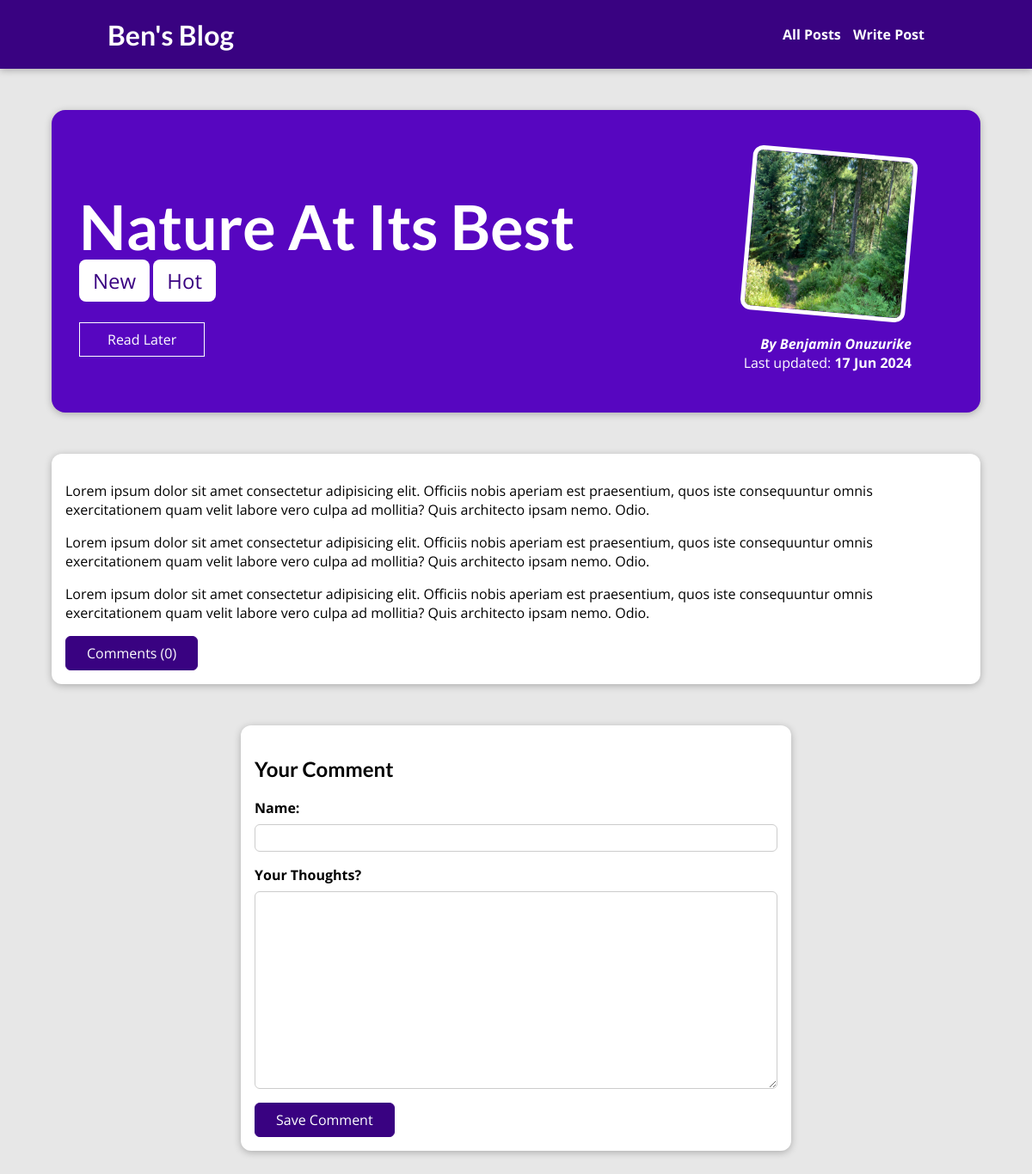
The page /posts/nature-at-its-best/ on the database its author committed.
### blog/models.py (models this page shows, shortened)
class Post(models.Model):
    title = models.CharField(max_length=200)
    image_name = models.ImageField(upload_to='posts', null=True) # upload_to is the directory where the image will be saved, upload_to will handle file uploads
    excerpt = models.CharField(max_length=200)
    content = models.TextField(validators=[MinLengthValidator(10)])
    date = models.DateField(auto_now=True)
    slug = models.SlugField(max_length=200, unique=True, blank=True, null=False)
    author = models.ForeignKey(Author, on_delete=models.SET_NULL, null=True, related_name='posts') # one author can have many posts
    tag = models.ManyToManyField(Tag, related_name='tags') # one post can have many tags

class Tag(models.Model):
    caption = models.CharField(max_length=50)

class Author(models.Model):
    first_name = models.CharField(max_length=100)
    last_name = models.CharField(max_length=100)
    email = models.EmailField() # check documentation for more validation options
    def full_name(self):
        return f'{self.first_name} {self.last_name}'
    def __str__(self):
        return self.full_name()

### blog/views.py (the view)
# urls.py: path('posts/<slug:slug>/', views.PostDetailView.as_view(), name='post_detail_page'),
class PostDetailView(View):
    model = Post
    template_name = 'blog/post-detail.html'
    context_object_name = 'post'
    def get(self, request, slug):
        identified_post = Post.objects.get(slug=slug)
        comments = Comment.objects.filter(post=identified_post)
        context = {
            'post': identified_post,
            'comments': comments,
            'comment_form': CommentForm(),
            'post_tags': identified_post.tag.all(),
            'count' : comments.count()
        }
        return render(request, self.template_name, context)
    def post(self, request, slug):
        '''Once the form is submitted, it will run this method and the slug will be part of the url. It's specified in the action attribute of the form in the template. '''
        commentForm = CommentForm(request.POST)
        identified_post = Post.objects.get(slug=slug)
        if commentForm.is_valid():
            comment = commentForm.save(commit=False) # We create a new object without saving it to the database
            comment.post = identified_post
            commentForm.save() # It's a model form, so it saves the data to the database. You don't have to create a new object.
            return HttpResponseRedirect(reverse('post_detail_page', args=[slug]))
        comments = Comment.objects.filter(post=identified_post).order_by('-date')
        context = {
            'post': identified_post,
            'comments': comments,
            'comment_form': commentForm, # It will display the form with the errors
            'post_tags': identified_post.tag.all(),
            'count' : comments.count()
        }
        return render(request, self.template_name, context)

### blog/forms.py
class CommentForm(forms.ModelForm):
    class Meta:
        model = Comment
        exclude = ['post']
        labels = {'user_name' : 'Your Name', 'body': 'Your Thoughts?'}

### blog/templates/blog/post-detail.html (shortened to what this page needs)
{% extends 'base.html' %}
{% load static %}
{% block css_files %}
    <link rel="stylesheet" href="{% static 'blog/post-detail.css' %}">
{% endblock %}
{% block content %}
    <section id="summary">
        <h2>{{ post.title|title }}</h2>
        <div>
            {% for tag in post_tags %}
                <span class="tags">{{ tag.caption }}</span>
            {% endfor %}
        </div>
        <div id="read-later">
            <form action="/posts/read-later/" method="POST">
                <button>Read Later</button>
            </form>
        </div>
        <article>
            <img src="{{ post.image_name.url }}" alt="{{ post.title }}">
            <address>
                By <a href="mailto:{{ post.author.email }}">{{ post.author }}</a>
            </address>
            <div>
                Last updated: <time>{{ post.date|date:"d M Y" }}</time>
            </div>
        </article>
    </section>
    <main>
        <p>{{ post.content|linebreaks }}</p>
        <div id="comment-btn">
            <button>Comments ({{ count }})</button>
        </div>
    </main>
    <section id="comment-form">
        <h2>Your Comment</h2>
        <form action="{% url 'post_detail_page' post.slug %}" method="POST" >
            {% for form_field in comment_form %}
                <div class="form-control {% if form_field.errors %} invalid {% endif %}">
                    {{ form_field.label_tag }}
                    {{ form_field }}
                </div>
            {% endfor %}
            <button>Save Comment</button>
        </form>
    </section>
{% endblock content %}

### static/styles.css (style rules this page uses)
* { box-sizing: border-box; }
html { font-family: 'Open Sans', 'Lato', sans-serif; }
body { margin: 0; }
h1, h2, h3 { font-family: 'Lato', sans-serif; font-weight: bold; }

### blog/static/blog/post-detail.css (style rules this page uses)
body { background-color: #e7e7e7; }
#summary { margin: 8rem auto 3rem auto; padding: 2rem; width: 90%; max-width: 90rem; border-radius: 16px; background-color: #5706c0; position: relative; box-shadow: 0 2px 8px rgba(0, 0, 0, 0.25); height: 22rem; }
#summary h2 { color: white; font-size: 4.5rem; margin-bottom: 0.25rem; }
.tags { background-color: white; color : #390281; font-size: 1.5rem; border-radius: 8px; padding: 0.5rem 1rem; }
#summary article { position: absolute; top: 2rem; right: 3rem; padding: 1rem 2rem; border-radius: 12px; text-align: right; color: white; }
#summary article img { width: 12rem; height: 12rem; border-radius: 12px; transform: rotateZ(5deg); border: 5px solid white; margin-bottom: 1rem; }
#summary address { font-weight: bold; }
#summary a { color : white; text-decoration: none; }
#summary time { font-weight: bold; }
main { width: 90%; max-width: 90rem; margin: 3rem auto; background-color: white; padding: 1rem; border-radius: 12px; box-shadow: 0 2px 8px rgba(0, 0, 0, 0.25); }
#comment-form { margin: 3rem auto; width: 90%; max-width: 40rem; border-radius: 12px; background-color: white; box-shadow: 0 2px 8px rgba(0, 0, 0, 0.25); padding: 1rem; }
#comment-form button, #comment-btn button, #close-comment { font: inherit; background-color: #390281; color: white; border: 1px solid #390281; padding: 0.5rem 1.5rem; border-radius: 6px; cursor: pointer; }
.form-control { margin-bottom: 1rem; }
.form-control label { font-weight: bold; margin-bottom: 0.5rem; display: block; }
.form-control input, .form-control textarea { display: block; width: 100%; font: inherit; padding: 0.25rem; border-radius: 6px; border: 1px solid #ccc; }
#read-later { margin: 2rem 0; }
#read-later button { background-color: transparent; border: 1px solid white; padding: 0.5rem 2rem; font: inherit; color: white; cursor: pointer; }

### rows shown on the page
Post: title "Nature At Its Best", image_name (picture), author "Benjamin Onuzurike", date "17 Jun 2024", content "Lorem ipsum dolor sit amet consectetur adipisicing elit. Officiis nobis aperiam est praesentium, quos iste consequuntur omnis exercitationem quam velit labore vero culpa ad mollitia? Quis architecto ipsam nemo. Odio. Lorem ipsum dolor sit amet consectetur adipisicing elit. Officiis nobis aperiam est praesentium, quos iste consequuntur omnis exercitationem quam velit labore vero culpa ad mollitia? Quis architecto ipsam nemo. Odio. Lorem ipsum dolor sit amet consectetur adipisicing elit. Officiis nobis aperiam est praesentium, quos iste consequuntur omnis exercitationem quam velit labore vero culpa ad mollitia? Quis architecto ipsam nemo. Odio."
Tag: caption "New"
Tag: caption "Hot"

### other values the page prints
{{ count }} "0"
